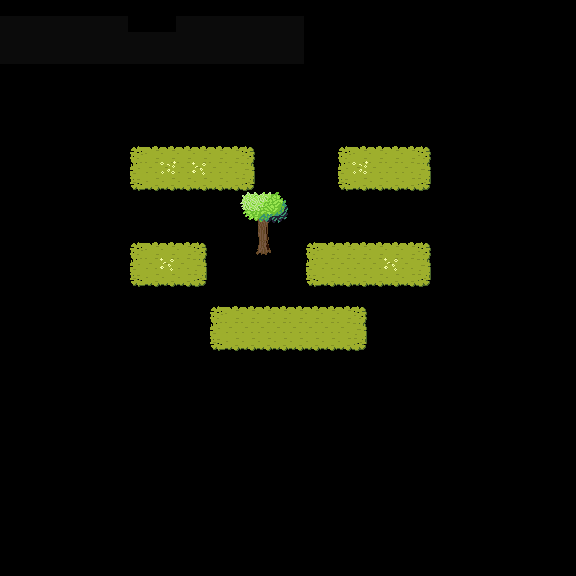

This game map was drawn from its Tiled (.tmx) file and the tilesets committed beside it. A one-line description and the trimmed map source follow:
An orthogonal 36x36 tile map with 16x16 px tiles, 4 tile layers (Background, Floorground, Foreground, Overlap), 1 image layer and 8 objects (5x menu_item, start, alex_topview, titel).

<map version="1.0" tiledversion="1.0.0" orientation="orthogonal" renderorder="right-down" width="36" height="36" tilewidth="16" tileheight="16" nextobjectid="69">
 <properties>
  <property name="depth_sort" value="1" />
  <property name="music" value="ObservingTheStar.ogg" />
 </properties>
 <tileset firstgid="1" name="Tileset" tilewidth="16" tileheight="16" spacing="1" tilecount="3600" columns="60">
  <image source="../tilemap_topview.bmp" trans="c8bfe7" width="1020" height="1020" />
 </tileset>
 <imagelayer name="Background" offsetx="-16" offsety="0">
  <image source="backgrounds/back.bmp" width="320" height="320" />
 </imagelayer>
 <layer name="Background" width="36" height="36">
  <data>[1296 cells, 111 non-empty, 9 distinct tile ids]</data>
 </layer>
 <layer name="Floorground" width="36" height="36">
  <data>[1296 cells, 140 non-empty, 3 distinct tile ids]</data>
 </layer>
 <layer name="Foreground" width="36" height="36">
  <data>[1296 cells, 1 non-empty, 1 distinct tile ids]</data>
 </layer>
 <layer name="Overlap" width="36" height="36">
  <data>[1296 cells, 7 non-empty, 7 distinct tile ids]</data>
 </layer>
 <objectgroup color="#000080" name="Objects">
  <object id="49" name="start" x="23.3333" y="64" width="16" height="16" />
  <object id="50" name="alex_topview" x="256" y="176" width="16" height="16" />
  <object id="58" name="titel" x="101" y="64" width="16" height="16" />
  <object id="59" name="menu_item" x="135" y="160" width="32" height="16">
   <properties>
    <property name="global" value="load" />
    <property name="global2" value="Continue" />
   </properties>
  </object>
  <object id="62" name="menu_item" x="138" y="256.5" width="32" height="16">
   <properties>
    <property name="global" value="quit" />
    <property name="global2" value="Quit" />
   </properties>
  </object>
  <object id="63" name="menu_item" x="346.5" y="159" width="32" height="16">
   <properties>
    <property name="global" value="intro_text.tmx" />
    <property name="global2" value="Reset" />
   </properties>
  </object>
  <object id="65" name="menu_item" x="316.5" y="256" width="32" height="16">
   <properties>
    <property name="global" value="credits.tmx" />
    <property name="global2" value="Credits" />
   </properties>
  </object>
  <object id="68" name="menu_item" x="216" y="320" width="32" height="16">
   <properties>
    <property name="global" value="fullscreen" />
    <property name="global2" value="Fullscreen" />
   </properties>
  </object>
 </objectgroup>
</map>
